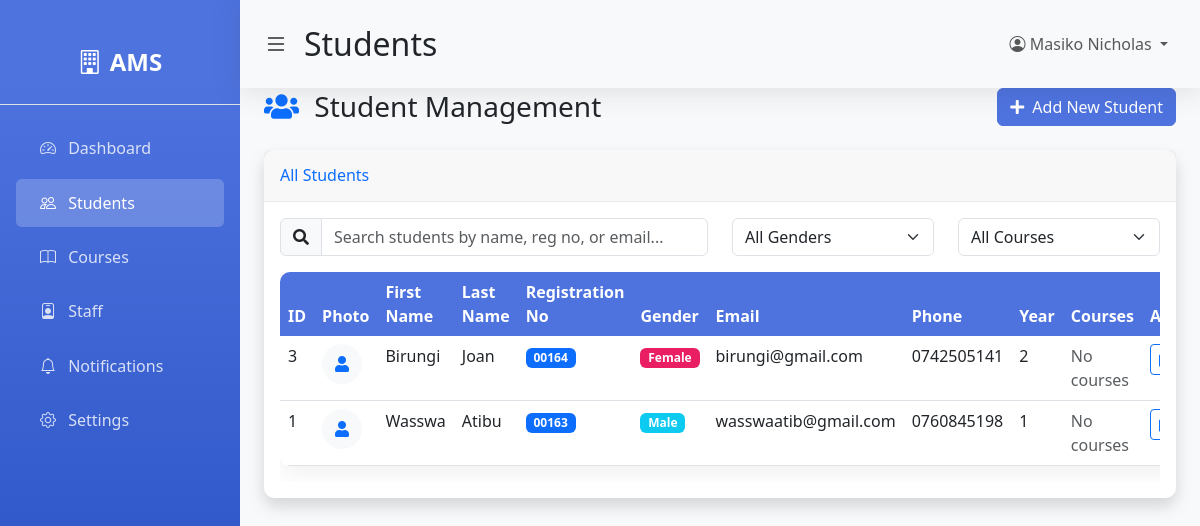
Page /students.php (signed in) on the committed database.
### tables this page shows
CREATE TABLE IF NOT EXISTS `students` (
  `id` int NOT NULL AUTO_INCREMENT,
  `reg_number` varchar(20) NOT NULL,
  `user_id` int DEFAULT NULL,
  `first_name` varchar(50) NOT NULL,
  `last_name` varchar(50) NOT NULL,
  `gender` enum('Male','Female','Other') NOT NULL,
  `date_of_birth` date DEFAULT NULL,
  `email` varchar(100) DEFAULT NULL,
  `phone` varchar(20) DEFAULT NULL,
  `address` text,
  `department_id` int DEFAULT NULL,
  `program` varchar(100) NOT NULL,
  `year_of_study` int NOT NULL DEFAULT '1',
  `semester` int NOT NULL DEFAULT '1',
  `guardian_name` varchar(100) DEFAULT NULL,
  `guardian_phone` varchar(20) DEFAULT NULL,
  `created_at` timestamp NULL DEFAULT CURRENT_TIMESTAMP,
  `updated_at` timestamp NULL DEFAULT CURRENT_TIMESTAMP ON UPDATE CURRENT_TIMESTAMP,
  PRIMARY KEY (`id`),
  UNIQUE KEY `reg_number` (`reg_number`),
  UNIQUE KEY `email` (`email`),
  KEY `user_id` (`user_id`),
  KEY `department_id` (`department_id`)
);

### students.php (the view, shortened to what this page needs)
<?php
$database = new Database();
$pdo = $database->getConnection();
$stmt = $pdo->query("
    SELECT s.*, GROUP_CONCAT(c.course_code) as enrolled_courses
    FROM students s
    LEFT JOIN student_courses sc ON s.id = sc.student_id
    LEFT JOIN courses c ON sc.course_id = c.id
    GROUP BY s.id
    ORDER BY s.first_name, s.last_name
");
$students = $stmt->fetchAll();
?>
<!DOCTYPE html>
<html lang="en">
<head>
    <link href="https://cdn.jsdelivr.net/npm/bootstrap@5.3.0/dist/css/bootstrap.min.css" rel="stylesheet">
    <link rel="stylesheet" href="https://cdn.jsdelivr.net/npm/bootstrap-icons@1.10.0/font/bootstrap-icons.css">
    <link rel="stylesheet" href="https://cdnjs.cloudflare.com/ajax/libs/font-awesome/5.15.3/css/all.min.css">
    <link rel="stylesheet" href="assets/css/style.css">
</head>
<body>
    <div class="d-flex" id="wrapper">
        <div class="sidebar" id="sidebar-wrapper">
            <div class="sidebar-heading text-center py-4 fs-4 fw-bold text-uppercase border-bottom">
                <i class="bi bi-building me-2"></i>AMS
            </div>
            <div class="list-group list-group-flush my-3">
                <a href="dashboard.php" class="nav-link"><i class="bi bi-speedometer2"></i> Dashboard</a>
                <a href="students.php" class="nav-link active"><i class="bi bi-people"></i> Students</a>
                <a href="courses.php" class="nav-link"><i class="bi bi-book"></i> Courses</a>
                <a href="staff.php" class="nav-link"><i class="bi bi-person-badge"></i> Staff</a>
                <a href="notifications.php" class="nav-link"><i class="bi bi-bell"></i> Notifications</a>
                <a href="profile.php" class="nav-link"><i class="bi bi-gear"></i> Settings</a>
            </div>
        </div>
        <div id="page-content-wrapper">
            <nav class="navbar navbar-expand-lg navbar-light bg-transparent py-4 px-4">
                <div class="d-flex align-items-center">
                    <i class="bi bi-list fs-4 me-3" id="menu-toggle"></i>
                    <h2 class="fs-2 m-0">Students</h2>
                </div>
                <div class="collapse navbar-collapse" id="navbarSupportedContent">
                    <ul class="navbar-nav ms-auto mb-2 mb-lg-0">
                        <li class="nav-item dropdown">
                            <a class="nav-link dropdown-toggle" href="#" id="navbarDropdown" role="button" data-bs-toggle="dropdown">
                                <i class="bi bi-person-circle"></i> <?php echo htmlspecialchars($_SESSION["username"]); ?>
                            </a>
                        </li>
                    </ul>
                </div>
            </nav>
            <div class="container-fluid px-4">
    <div class="d-flex justify-content-between align-items-center mb-4">
        <h1 class="h3 mb-0">
            <i class="fas fa-users me-2 text-primary"></i>
            Student Management
        </h1>
        <button class="btn btn-primary" id="addStudentBtn" data-bs-toggle="modal" data-bs-target="#studentModal">
            <i class="fas fa-plus me-2"></i>Add New Student
        </button>
    </div>
    <div class="card shadow mb-4">
        <div class="card-header py-3">
            <h6 class="m-0 font-weight-bold text-primary">All Students</h6>
        </div>
        <div class="card-body">
            <div class="mb-3">
                <div class="row">
                    <div class="col-md-6">
                        <div class="input-group">
                            <span class="input-group-text">
                                <i class="fas fa-search"></i>
                            </span>
                            <input type="text" id="studentSearch" class="form-control"
                                   placeholder="Search students by name, reg no, or email...">
                        </div>
                    </div>
                    <div class="col-md-3">
                        <select id="genderFilter" class="form-select">
                            <option value="">All Genders</option>
                        </select>
                    </div>
                    <div class="col-md-3">
                        <select id="courseFilter" class="form-select">
                            <option value="">All Courses</option>
                        </select>
                    </div>
                </div>
            </div>
            <div class="table-responsive">
                <table class="table table-hover" id="studentsTable">
                    <thead class="table-dark">
                                    <tr>
                            <th>ID</th>
                            <th>Photo</th>
                            <th>First Name</th>
                            <th>Last Name</th>
                            <th>Registration No</th>
                            <th>Gender</th>
                            <th>Email</th>
                            <th>Phone</th>
                            <th>Year</th>
                            <th>Courses</th>
                            <th>Actions</th>
                        </tr>
                    </thead>
                    <tbody>
                        <?php foreach ($students as $student): ?>
                        <tr>
                            <td><?php echo $student['id']; ?></td>
                            <td>
                                <div class="avatar-sm bg-light rounded-circle d-flex align-items-center justify-content-center">
                                    <i class="fas fa-user text-primary"></i>
                                </div>
                            </td>
                            <td><?php echo htmlspecialchars($student['first_name']); ?></td>
                            <td><?php echo htmlspecialchars($student['last_name']); ?></td>
                            <td>
                                <span class="badge bg-primary"><?php echo htmlspecialchars($student['reg_number']); ?></span>
                            </td>
                            <td>
                                <span class="badge <?php
                                    echo $student['gender'] == 'Male' ? 'bg-info' :
                                         ($student['gender'] == 'Female' ? 'bg-pink' : 'bg-secondary');
                                ?>">
                                    <?php echo $student['gender']; ?>
                                </span>
                            </td>
                            <td><?php echo htmlspecialchars($student['email']); ?></td>
                            <td><?php echo htmlspecialchars($student['phone'] ?? 'N/A'); ?></td>
                            <td><?php echo $student['year_of_study']; ?></td>
                            <td>
                                <?php if ($student['enrolled_courses']): ?>
                                    <div class="small">
                                        <?php
                                        $courses_list = explode(',', $student['enrolled_courses']);
                                        foreach (array_slice($courses_list, 0, 3) as $course_code) {
                                            echo '<span class="badge bg-success me-1 mb-1">' . trim($course_code) . '</span>';
                                        }
                                        if (count($courses_list) > 3) {
                                            echo '<span class="badge bg-secondary">+' . (count($courses_list) - 3) . '</span>';
                                        }
                                        ?>
                                    </div>
                                <?php else: ?>
                                    <span class="text-muted">No courses</span>
                                <?php endif; ?>
                            </td>
                            <td>
                                <div class="btn-group btn-group-sm" role="group">
                                    <button class="btn btn-outline-primary edit-btn"
                                            data-id="<?php echo $student['id']; ?>"
                                            data-bs-toggle="modal" data-bs-target="#studentModal">
                                    </button>
                                </div>
                            </td>
                        </tr>
                        <?php endforeach; ?>
                    </tbody>
                </table>
            </div>
        </div>
    </div>
</div>
</div>
</div>
</body>
</html>

### assets/css/style.css (style rules this page uses)
body { font-family: 'Segoe UI', Tahoma, Geneva, Verdana, sans-serif; background-color: #f8f9fa; }
.card { border: none; border-radius: 10px; box-shadow: 0 0.15rem 1.75rem 0 rgba(58, 59, 69, 0.15); transition: transform 0.3s ease, box-shadow 0.3s ease; }
.card-header { font-weight: 600; border-bottom: 1px solid rgba(0, 0, 0, 0.05); }
.navbar { box-shadow: 0 0.15rem 1.75rem 0 rgba(58, 59, 69, 0.15); }
.btn-primary { background-color: #4e73df; border-color: #4e73df; }
.table { background-color: #fff; border-radius: 10px; overflow: hidden; box-shadow: 0 0.15rem 1.75rem 0 rgba(58, 59, 69, 0.1); }
.table thead th { background-color: #4e73df; color: #fff; border: none; font-weight: 600; }
.sidebar { min-height: calc(100vh - 56px); background: #4e73df; background: linear-gradient(180deg, #4e73df 10%, #224abe 100%); color: #fff; padding: 20px 0; }
.sidebar .nav-link { color: rgba(255, 255, 255, 0.8); padding: 0.75rem 1.5rem; margin: 0.2rem 1rem; border-radius: 0.35rem; transition: all 0.3s; }
.sidebar .nav-link.active { color: #fff; background-color: rgba(255, 255, 255, 0.2); }
.sidebar .nav-link i { margin-right: 0.5rem; }
#wrapper { overflow-x: hidden; }
#sidebar-wrapper { min-height: 100vh; margin-left: -15rem; transition: margin 0.25s ease-out; }
#sidebar-wrapper .sidebar-heading { padding: 0.875rem 1.25rem; font-size: 1.2rem; }
#sidebar-wrapper .list-group { width: 15rem; }
#page-content-wrapper { min-width: 100vw; }
#menu-toggle { cursor: pointer; }
@media (min-width: 768px) { #sidebar-wrapper { margin-left: 0; } }
@media (min-width: 768px) { #page-content-wrapper { min-width: 0; width: 100%; } }

### students.php (style rules this page uses)
.bg-pink { background-color: #e91e63 !important; color: white; }
.avatar-sm { width: 40px; height: 40px; }

### rows in the picture
students: id "3", first_name "Birungi", last_name "Joan", reg_number "00164", gender "Female", email "birungi@gmail.com", phone "0742505141", year_of_study "2"
students: id "1", first_name "Wasswa", last_name "Atibu", reg_number "00163", gender "Male", email "wasswaatib@gmail.com", phone "0760845198", year_of_study "1"

### other values in the picture
$_SESSION["username"] "Masiko Nicholas"
